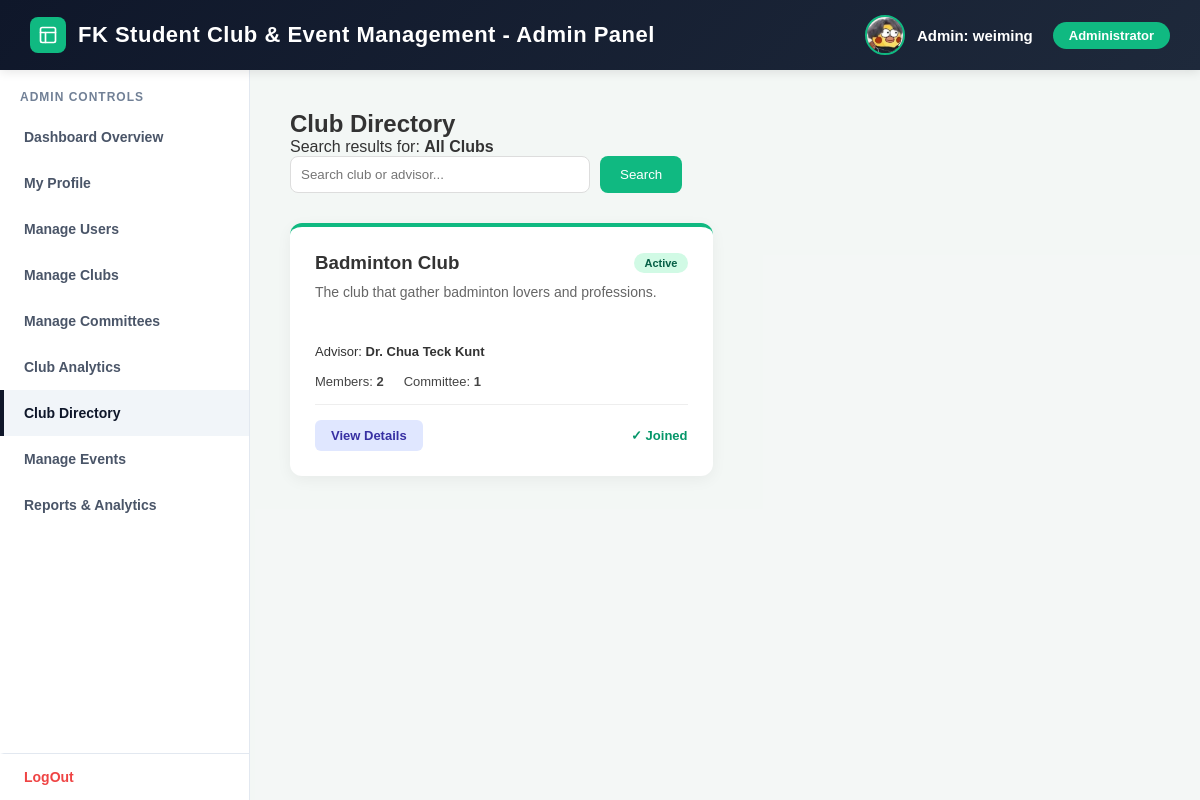
/admin/club_directory.php (signed in), run on the app's committed database.
### tables this page shows
CREATE TABLE `students` (
  `userID` varchar(100) NOT NULL,
  `stu_ID` varchar(10) DEFAULT NULL,
  `stu_name` varchar(100) DEFAULT NULL,
  `stu_email` varchar(100) DEFAULT NULL,
  `stu_address` varchar(255) DEFAULT NULL,
  `stu_role` varchar(50) DEFAULT NULL,
  `stu_contact_no` varchar(15) DEFAULT NULL,
  `stu_profile_photo` varchar(255) DEFAULT NULL
);

CREATE TABLE `club` (
  `clubID` varchar(100) NOT NULL,
  `club_name` varchar(100) DEFAULT NULL,
  `club_desc` varchar(100) DEFAULT NULL,
  `userID` varchar(100) DEFAULT NULL,
  `club_operational_status` varchar(100) DEFAULT NULL,
  `club_photo` varchar(255) DEFAULT NULL
);

### admin/club_directory.php (the view, shortened to what this page needs)
<?php
require_once '../db_connection.php';
$userID   = $_SESSION['userID'];
$role     = $_SESSION['user_role'];
$username = $_SESSION['user_username'];
$photo_path   = "";
if ($role == 'Student' || $role == 'Committee') {
    $res = mysqli_query($link, "SELECT stu_name, stu_profile_photo FROM students WHERE userID='$userID'");
    if ($res && $r = mysqli_fetch_assoc($res)) {
        $photo_path   = $r['stu_profile_photo'] ?: "";
    }
} else {
    $res = mysqli_query($link, "SELECT admin_name, admin_photo FROM administrator WHERE userID='$userID'");
    if ($res && $r = mysqli_fetch_assoc($res)) {
        $display_name = $r['admin_name'] ?: $username;
        $photo_path   = $r['admin_photo'] ?: "";
    }
}
$search = isset($_GET['search']) ? mysqli_real_escape_string($link, trim($_GET['search'])) : "";
$filter = isset($_GET['status']) ? mysqli_real_escape_string($link, $_GET['status']) : "Active";
$status_clause = ($role == 'Administrator' && $filter != 'All') ? "AND c.club_operational_status = '$filter'" : ($role != 'Administrator' ? "AND c.club_operational_status = 'Active'" : "");
$search_clause = $search ? "AND (c.club_name LIKE '%$search%' OR adm.admin_name LIKE '%$search%' OR stu.stu_name LIKE '%$search%')" : "";
$sql = "
    SELECT c.*,
           COALESCE(adm.admin_name, stu.stu_name, 'No Advisor') AS advisor_display,
           COUNT(DISTINCT m.memberID) as member_count,
           (SELECT COUNT(*)
            FROM membership m2
            JOIN membershiprole mr ON m2.roleID = mr.roleID
            WHERE m2.clubID = c.clubID
            AND mr.m_role_desc IN ('President', 'Vice President', 'Secretary', 'Treasurer')
           ) as committee_count
    FROM club c
    LEFT JOIN administrator adm ON c.userID = adm.userID
    LEFT JOIN students stu ON c.userID = stu.userID
    LEFT JOIN membership m ON c.clubID = m.clubID
    WHERE 1=1 $status_clause $search_clause
    GROUP BY c.clubID
    ORDER BY c.club_name ASC
";
$res_clubs = mysqli_query($link, $sql);
$clubs = [];
while ($r = mysqli_fetch_assoc($res_clubs)) { $clubs[] = $r; }
$joined_clubs = [];
if ($role != 'Administrator') {
    $res_joined = mysqli_query($link, "SELECT clubID FROM membership WHERE userID='$userID'");
    while ($r = mysqli_fetch_assoc($res_joined)) { $joined_clubs[] = $r['clubID']; }
}
$is_admin = ($role == 'Administrator');
?>
<!DOCTYPE html>
<html lang="en">
<head>
</head>
<body>
    <?php include 'administrator_background.php'; ?>
    <div class="content-area">
        <div class="page-header">
            <h2>Club Directory</h2>
            <p>Search results for: <strong><?php echo $search ?: "All Clubs"; ?></strong></p>
        </div>
        <form method="GET" class="filter-bar" style="margin-bottom: 30px; display: flex; gap: 10px;">
            <input type="text" name="search" placeholder="Search club or advisor..." value="<?php echo htmlspecialchars($search); ?>" style="padding: 10px; border-radius: 8px; border: 1px solid #ddd; width: 300px;">
            <button type="submit" style="padding: 10px 20px; background: #10b981; color: white; border: none; border-radius: 8px; cursor: pointer;">Search</button>
        </form>
        <div class="clubs-grid" style="display: grid; grid-template-columns: repeat(auto-fill, minmax(350px, 1fr)); gap: 25px;">
            <?php foreach ($clubs as $club): ?>
                <div class="club-card">
                    <div style="display:flex; justify-content: space-between; align-items: center; margin-bottom: 10px;">
                        <h3 style="margin:0;"><?php echo htmlspecialchars($club['club_name']); ?></h3>
                        <span class="status-badge status-active"><?php echo $club['club_operational_status']; ?></span>
                    </div>
                    <p style="color: #666; font-size: 14px; height: 45px; overflow: hidden;"><?php echo htmlspecialchars($club['club_desc']); ?></p>
                    <div style="font-size: 13px; margin: 15px 0;">
                        Advisor: <strong><?php echo htmlspecialchars($club['advisor_display']); ?></strong>
                    </div>
                    <div style="display: flex; gap: 20px; font-size: 13px; color: #444; border-bottom: 1px solid #eee; padding-bottom: 15px; margin-bottom: 15px;">
                        <span>Members: <strong><?php echo $club['member_count']; ?></strong></span>
                        <span>Committee: <strong><?php echo $club['committee_count']; ?></strong></span>
                    </div>
                    <div style="display: flex; justify-content: space-between; align-items: center;">
                        <a href="club_details.php?clubID=<?php echo $club['clubID']; ?>" class="btn btn-view">View Details</a>
                        <?php if (!$is_admin): ?>
                            <?php if (in_array($club['clubID'], $joined_clubs)): ?>
                                <span style="color: #059669; font-weight: bold; font-size: 13px;">✓ Joined</span>
                            <?php endif; ?>
                        <?php endif; ?>
                    </div>
                </div>
            <?php endforeach; ?>
        </div>
    </div>
    </div> </body>
</html>

### admin/administrator_background.php (shortened to what this page needs)
<?php
$current_page = basename($_SERVER['PHP_SELF']);
?>
<div class="top-bar">
    <div class="system-title">
        <div class="system-logo">
        </div>
        FK Student Club & Event Management - Admin Panel
    </div>
    <div class="user-profile-section">
        <div class="profile-group">
            <div class="top-bar-photo">
                <?php if (!empty($photo_path)): ?>
                    <img src="../<?php echo htmlspecialchars($photo_path); ?>" alt="Profile" style="width: 100%; height: 100%; object-fit: cover;">
                <?php else: ?>
                    <?php echo strtoupper(substr($admin_name, 0, 1)); ?>
                <?php endif; ?>
            </div>
            <div class="welcome-text">Admin: <?php echo isset($admin_name) ? $admin_name : $_SESSION['user_username']; ?></div>
        </div>
        <div class="role-badge">Administrator</div>
    </div>
</div>
<div class="main-layout">
    <div class="sidebar">
        <div class="sidebar-title">Admin Controls</div>
        <a href="administrator_dashboard.php" class="<?= ($current_page == 'administrator_dashboard.php') ? 'active' : '' ?>">Dashboard Overview</a>
        <a href="admin_profile.php" class="<?= ($current_page == 'admin_profile.php') ? 'active' : '' ?>">My Profile</a>
        <a href="manage_users.php" class="<?= ($current_page == 'manage_users.php') ? 'active' : '' ?>">Manage Users</a>
        <a href="manage_clubs.php" class="<?= ($current_page == 'manage_clubs.php') ? 'active' : '' ?>">Manage Clubs</a>
        <a href="manage_committees.php" class="<?= ($current_page == 'manage_committees.php') ? 'active' : '' ?>">Manage Committees</a>
        <a href="club_dashboard.php" class="<?= ($current_page == 'club_dashboard.php') ? 'active' : '' ?>">Club Analytics</a>
        <a href="club_directory.php" class="<?= ($current_page == 'club_directory.php') ? 'active' : '' ?>">Club Directory</a>
        <a href="manage_events.php" class="<?= ($current_page == 'manage_events.php') ? 'active' : '' ?>">Manage Events</a>
        <a href="system_reports.php" class="<?= ($current_page == 'system_report.php') ? 'active' : '' ?>">Reports & Analytics</a>
        <a href="../logout.php" class="logout-btn">LogOut</a>
    </div>

### admin/club_directory.php (style rules this page uses)
.main-layout { display: flex; flex: 1; position: relative; z-index: 1; }
.content-area { flex: 1; padding: 40px; overflow-y: auto; background: rgba(244, 247, 246, 0.95); }
.club-card { background: white; border-radius: 12px; padding: 25px; box-shadow: 0 4px 15px rgba(0,0,0,0.05); border-top: 4px solid #10b981; }
.status-badge { padding: 4px 10px; border-radius: 20px; font-size: 11px; font-weight: bold; }
.status-active { background-color: #d1fae5; color: #065f46; }
.btn { padding: 8px 16px; border-radius: 6px; text-decoration: none; font-weight: bold; display: inline-block; font-size: 13px; }
.btn-view { background: #e0e7ff; color: #3730a3; }

### admin/administrator_background.php (style rules this page uses)
* { margin: 0; padding: 0; box-sizing: border-box; font-family: Arial, Helvetica, sans-serif; }
body { display: flex; flex-direction: column; height: 100vh; background-color: #f4f7f6; color: #333; }
.top-bar { background: linear-gradient(135deg, #0f172a 0%, #1e293b 100%); color: white; padding: 15px 30px; display: flex; justify-content: space-between; align-items: center; box-shadow: 0 2px 10px rgba(0,0,0,0.1); z-index: 10; }
.system-title { font-size: 22px; font-weight: bold; letter-spacing: 0.5px; display: flex; align-items: center; gap: 12px; }
.system-logo { width: 36px; height: 36px; background-color: #10b981; color: white; border-radius: 8px; display: flex; justify-content: center; align-items: center; }
.user-profile-section { display: flex; align-items: center; gap: 20px; }
.profile-group { display: flex; align-items: center; gap: 12px; }
.top-bar-photo { width: 40px; height: 40px; background-color: #334155; border-radius: 50%; border: 2px solid #10b981; display: flex; justify-content: center; align-items: center; overflow: hidden; font-size: 14px; font-weight: bold; color: white; }
.welcome-text { font-size: 15px; font-weight: bold; }
.role-badge { background-color: #10b981; padding: 6px 16px; border-radius: 20px; font-size: 13px; font-weight: bold; color: white; }
.main-layout { display: flex; flex: 1; overflow: hidden; }
.sidebar { width: 250px; background-color: white; border-right: 1px solid #e2e8f0; padding-top: 20px; display: flex; flex-direction: column; flex-shrink: 0; }
.sidebar-title { padding: 0 20px 10px 20px; font-size: 12px; text-transform: uppercase; color: #718096; font-weight: bold; letter-spacing: 1px; }
.sidebar a { padding: 15px 20px; color: #4a5568; text-decoration: none; font-weight: bold; font-size: 14px; border-left: 4px solid transparent; transition: all 0.3s; }
.sidebar a.active { background-color: #f1f5f9; color: #0f172a; border-left: 4px solid #0f172a; }
.logout-btn { margin-top: auto; border-top: 1px solid #e2e8f0; color: #ef4444 !important; }
.content-area { flex: 1; padding: 40px; overflow-y: auto; }

### data on the page
students: stu_profile_photo (picture)
club: club_name "Badminton Club", club_operational_status "Active", club_desc "The club that gather badminton lovers and professions.", advisor_display "Dr. Chua Teck Kunt", member_count "2", committee_count "1", shows "✓ Joined"

### other printed values
$_SESSION['user_username'] "weiming"
$search ?: "All Clubs" "All Clubs"
